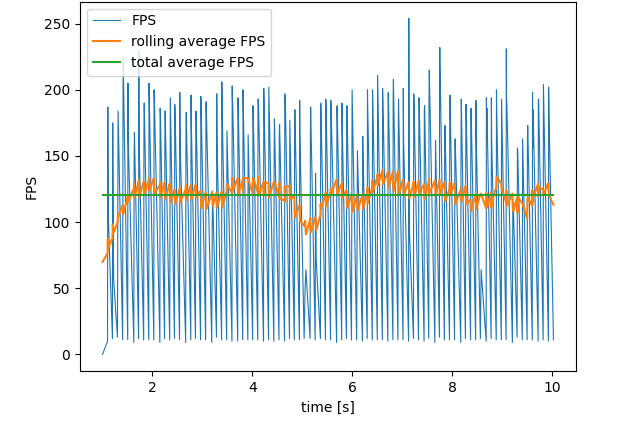
#> input picture assingment1/images/average_FPS.png, 640 x 424 px, given in place of the camera
$ python edgeDetection.py
#> lines starting #> are read from the running program, lines starting #| are printed output that depends on the picture; after the words box and inside, x2 and y2 are one past the last pixel; in counts of white or black regions, pixels touching at a corner belong together
import cv2 as cv
import numpy as np
import time
import random
import argparse
import matplotlib.pyplot as plt

parser = argparse.ArgumentParser()
parser.add_argument('--plot', '-p', action='store_true',
                        help='show plot of FPS')
parser.add_argument('-show', type=str, nargs='*', choices=['edges', 'inliers', 'line'], default=['edges', 'line'],
                        help='sets parts of post-processing to be displayed')
parser.add_argument('-img_size', type=int, nargs=2, default=[640,480], metavar=('WIDTH', 'HEIGHT'),
                        help='sets image size')
parser.add_argument('-canny', type=int, nargs=2, default=[100, 200], metavar=('LOW_THRESHOLD', 'HIGH_THRESHOLD'),
                        help='low and hight threshold for Canny edge detection')
parser.add_argument('-RANSAC', type=int, nargs=2, default=[512, 4], metavar=('ITERATIONS', 'DELTA'),
                        help='number of iterations and delta for RANSAC line fitting')

font = cv.FONT_HERSHEY_SIMPLEX
now = time.time()
rng = np.random.default_rng()

def make_plots(raw_fps):
    #create x axis
    x = [0]
    for idx, fps in enumerate(raw_fps):
        x.append(x[idx]+1/max(fps,1))
    x = x[1:]
    # get rolling average
    rolling_fps = []
    window_size = 16
    for idx, fps in enumerate(raw_fps):
        avg = []
        for offset in range(-window_size//2,window_size//2):
            if idx+offset >= 0 and idx+offset < len(raw_fps):
                avg.append(raw_fps[idx+offset])
        rolling_fps.append(np.average(avg))
    # total average fps
    avg_fps = np.average(raw_fps)
    print(f'average FPS={avg_fps:.2f}')

    plt.plot(x, raw_fps, linewidth=0.8)
    plt.plot(x, rolling_fps)
    plt.plot([x[0],x[-1]], [avg_fps, avg_fps])

    plt.xlabel("time [s]")
    plt.ylabel("FPS")
    plt.title("FPS plot")
    plt.legend(['FPS', f'rolling average FPS', 'total average FPS'])
    plt.show()


# returns elapsed time from last tick
def tick():
    global now
    delta = time.time() - now
    now = time.time()
    if delta <  0.001:
        delta = 0.001
    return delta


def add_fps(img):
    fps = 1/tick() # int(1/tick()) #
    cv.putText(img, f'FPS={fps:.2f}', (10,30), font, 1, (0,0,255), 2, cv.LINE_AA)
    return fps


def RANSAC(points, iterations, delta):
    best_fit = [0,0,0]
    best_hit_points = np.array([[0,0]])
    if len(points) == 0:
        return best_fit, best_hit_points

    rnd_idxs1 = rng.integers(low=0, high=len(points), size=iterations)
    rnd_idxs2 = rng.integers(low=0, high=len(points), size=iterations)
    rnd_p1 = points[rnd_idxs1]
    rnd_p2 = points[rnd_idxs2]
    lines = np.cross(rnd_p1, rnd_p2)
    norm_factors = np.linalg.norm(lines[:,:2],axis=1).reshape((lines.shape[0],1))
    lines = lines/norm_factors
    distances = np.abs(points @ lines.T)
    hit_points = distances < delta
    hit_count = np.sum(hit_points, axis=0)
    idx = np.argmax(hit_count)
    best_fit = lines[idx]
    best_hit_points = points[hit_points.T[idx]][:,:2]
    return best_fit, best_hit_points

    # [14 lines of commented-out code are left out]


def draw_line(img, line_parameters):
    b,a,c = line_parameters
    if abs(a) < 0.0001:
        a = 0.0001
    y0 = int(0)
    y1 = int(img.shape[1])
    x0 = int(-c/a)
    x1 = int(-y1*b/a-c/a)
    cv.line(img, [x0,y0], [x1,y1], (0,0,255), 1)


cap = cv.VideoCapture(0)
args = parser.parse_args()
fps_a = []
idx_array = np.array([[[y,x,1] for x in range(args.img_size[0])] for y in range(args.img_size[1])])

while(True):
    ret, img = cap.read()
#> img is the input picture: shape (424, 640, 3); mean B, G, R 236.3, 229.9, 219.1
    if img.shape[0] != args.img_size[1] or img.shape[1] != args.img_size[0]:
        img = cv.resize(img, args.img_size)
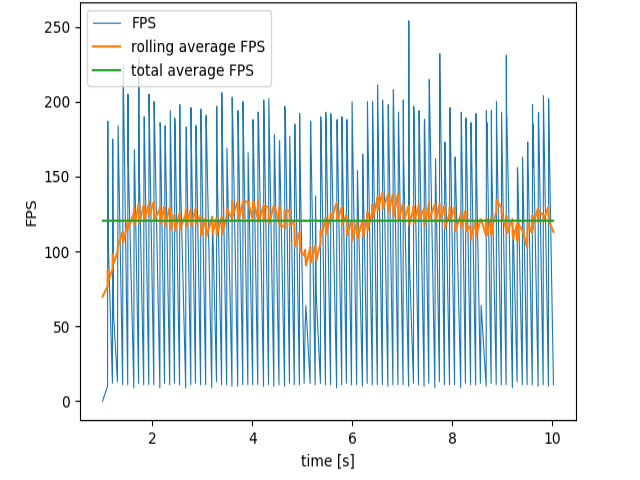
#> img: shape (480, 640, 3); mean B, G, R 236.3, 229.9, 219

    grey_img = cv.cvtColor(img, cv.COLOR_BGR2GRAY)
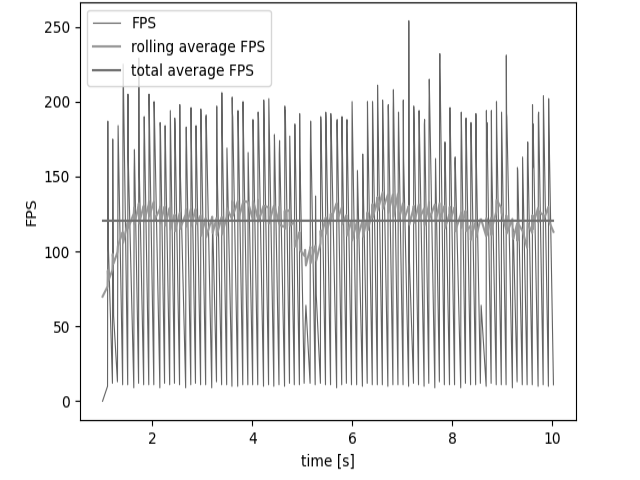
#> grey_img: shape (480, 640); min 0, max 255, mean 227.4
    edge_img = cv.Canny(grey_img, args.canny[0], args.canny[1])
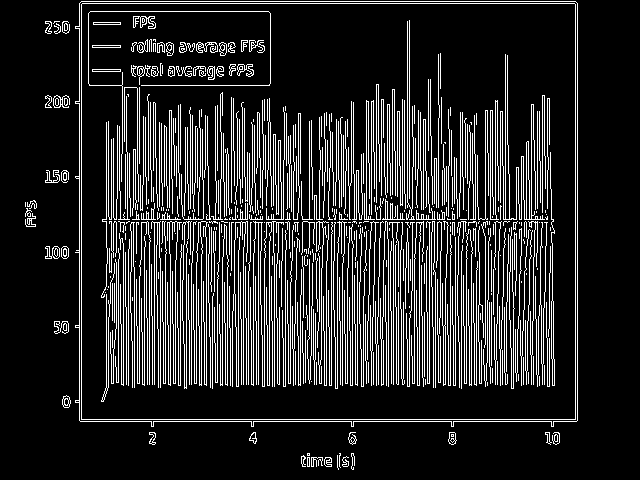
#> edge_img: shape (480, 640); 15.7% white in thin lines or dots, all inside (x1, y1, x2, y2) = (25, 1, 578, 470)
    edge_pixels = idx_array[edge_img == 255]
    line_parameters, hit_points = RANSAC(edge_pixels, iterations=args.RANSAC[0], delta=args.RANSAC[1])
#> in RANSAC, `rnd_idxs1 = rng.integers(low=0, high=len(points), size=iterations)`: rnd_idxs1 = 512 values, max 48120 at index 8, min 72 at index 210, mean 23784.7
#> in RANSAC, `rnd_idxs2 = rng.integers(low=0, high=len(points), size=iterations)`: rnd_idxs2 = 512 values, max 48100 at index 317, min 55 at index 37, mean 23621.8
#> in RANSAC, `rnd_p1 = points[rnd_idxs1]`: rnd_p1 = 512 rows, first 8: [382, 186, 1], [215, 333, 1], [219, 433, 1], [343, 215, 1], [252, 118, 1], [419, 523, 1], [205, 505, 1], [136, 161, 1]
#> in RANSAC, `rnd_p2 = points[rnd_idxs2]`: rnd_p2 = 512 rows, first 8: [183, 448, 1], [315, 264, 1], [219, 442, 1], [111, 577, 1], [241, 384, 1], [120, 257, 1], [272, 109, 1], [433, 553, 1]
#> in RANSAC, `lines = np.cross(rnd_p1, rnd_p2)`: lines = 512 rows, first 8: [-262, -199, 137098], [69, 100, -48135], [-9, 0, 1971], [-362, -232, 174046], [-266, -11, 68330], [266, -299, 44923], [396, 67, -115015], [-392, 297, 5495]
#> in RANSAC, `norm_factors = np.linalg.norm(lines[:,:2],axis=1).reshape((lines.shape..`: norm_factors = 512 values, max 520.7 at index 148, min 9 at index 2, mean 225
#> in RANSAC, `lines = lines/norm_factors`: lines = 512 rows, first 8: [-0.796, -0.605, 416.7], [0.568, 0.823, -396.2], [-1, 0, 219], [-0.842, -0.54, 404.8], [-0.999, -0.0413, 256.7], [0.665, -0.747, 112.3], [0.986, 0.167, -286.4], [-0.797, 0.604, 11.17]
#> in RANSAC, `hit_count = np.sum(hit_points, axis=0)`: hit_count = 512 values, max 1458 at index 338, min 198 at index 199, mean 1038.5
#> in RANSAC, `idx = np.argmax(hit_count)`: idx = 338
#> in RANSAC, `best_fit = lines[idx]`: best_fit = [-0.997, 0.0835, 324.5]
#> in RANSAC, `best_hit_points = points[hit_points.T[idx]][:,:2]`: best_hit_points = 1458 pairs, first value 327 to 378, second value 54 to 577
#> line_parameters = [-0.997, 0.0835, 324.5]; hit_points has the same summary as best_hit_points in RANSAC

    if 'edges' in args.show:
        img[:,:,1] = np.maximum(img[:,:,1], edge_img)
        cv.putText(img, 'Canny edges', (10,60), font, 0.8, (0,255,0), 1, cv.LINE_AA)

    if 'inliers' in args.show:
        img[*hit_points.T] = [255,0,0]
        cv.putText(img, 'RANSAC inliers', (10,90), font, 0.8, (255,0,0), 1, cv.LINE_AA)

    if 'line' in args.show:
        draw_line(img, line_parameters)
#> in draw_line, `b,a,c = line_parameters`: b = -0.997; a = 0.0835; c = 324.5
#> in draw_line, `x0 = int(-c/a)`: x0 = -3886
#> in draw_line, `x1 = int(-y1*b/a-c/a)`: x1 = 3750
        cv.putText(img, 'best line', (10,120), font, 0.8, (0,0,255), 1, cv.LINE_AA)

    fps = add_fps(img)
#> in add_fps, `cv.putText(img, f'FPS={fps:.2f}', (10,30), font, 1, (0,0,255), 2, cv.L..`:
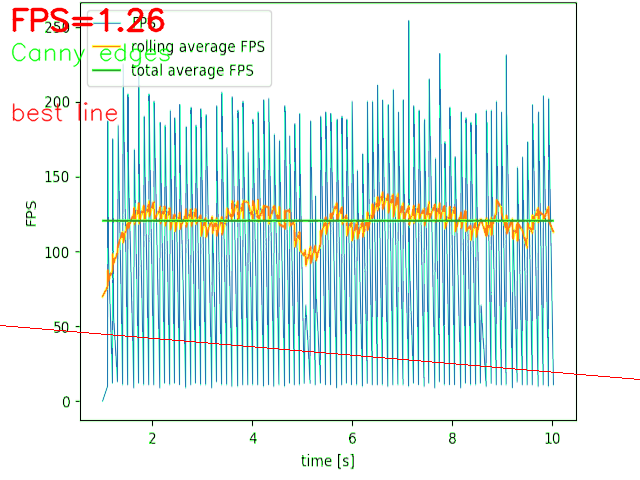
#> img: shape (480, 640, 3); mean B, G, R 234.2, 235.8, 218.8
#> fps = 1.26
    fps_a.append(fps)

    cv.imshow('frame', img)
    if cv.waitKey(1) & 0xFF == ord('q'):
#> (key q is pressed here)
        break

cap.release()
cv.destroyAllWindows()

if args.plot:
    make_plots(fps_a)
